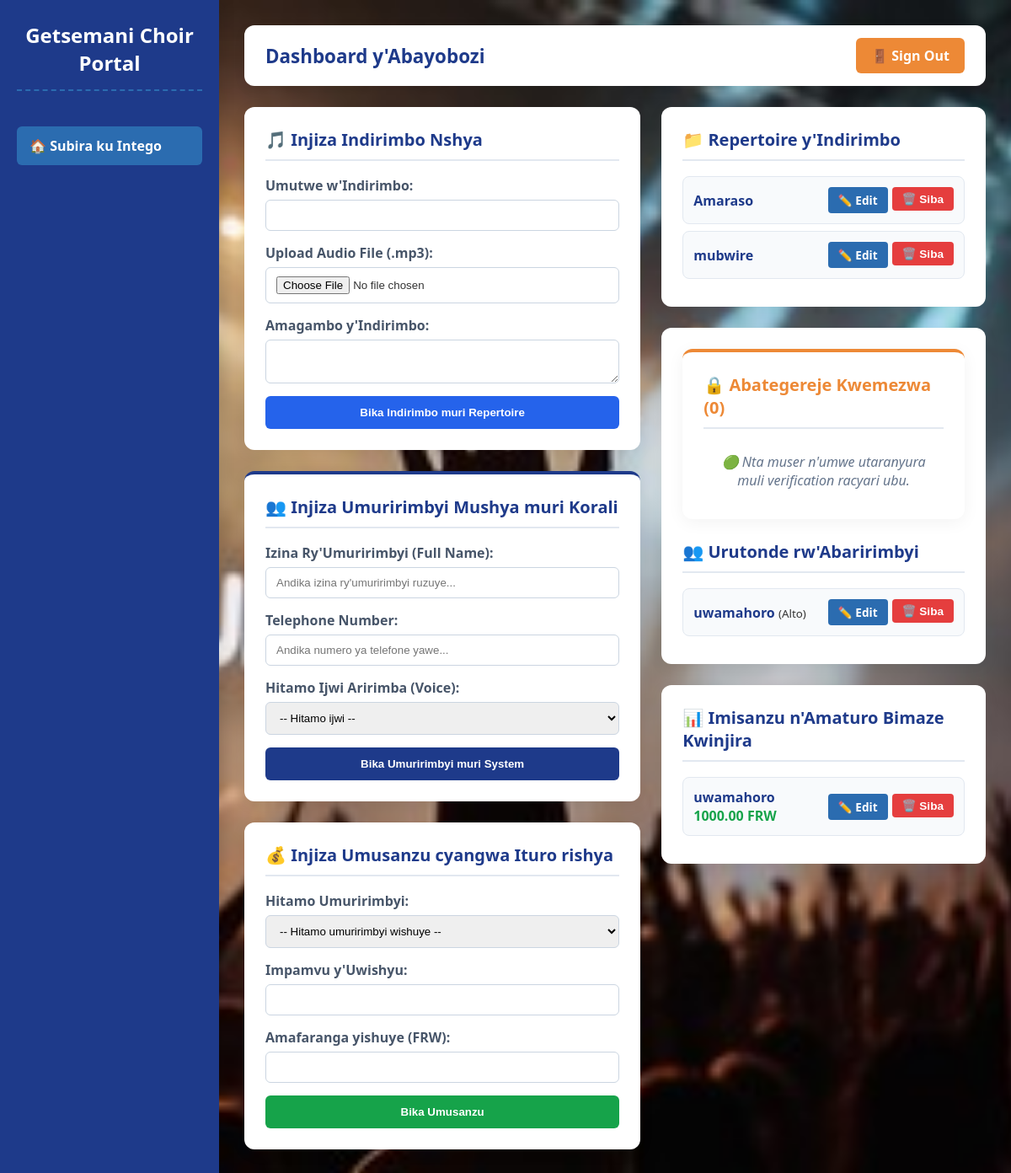
Page /panel/ (signed in) on the earlier database version.
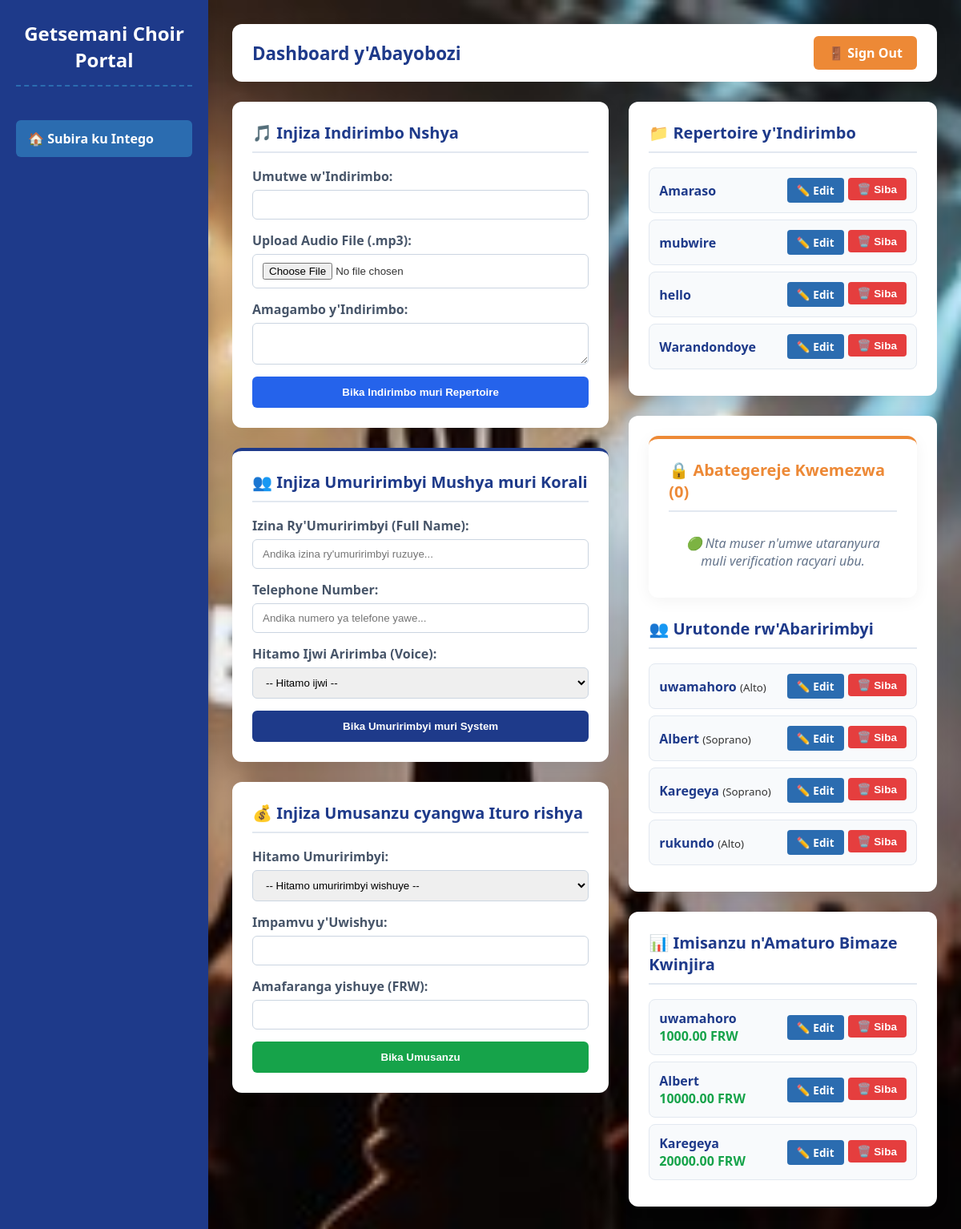
Same page on the later database version.
### choir_app/models.py (models this page shows, shortened)
class Song(models.Model):
    title = models.CharField(max_length=200)
    lyrics = models.TextField()
    audio_file = models.FileField(upload_to='choir_audios/', blank=True, null=True)

class Member(models.Model):
    VOICE_CHOICES = [
        ('Soprano', 'Soprano'),
        ('Alto', 'Alto'),
        ('Tenor', 'Tenor'),
        ('Bass', 'Bass'),
    ]
    name = models.CharField(max_length=200)
    voice = models.CharField(max_length=50, choices=VOICE_CHOICES)
    phone = models.CharField(max_length=20, blank=True, null=True)

class Contribution(models.Model):
    member = models.ForeignKey(Member, on_delete=models.CASCADE)
    purpose = models.CharField(max_length=200)
    amount = models.DecimalField(max_digits=10, decimal_places=2)
    date_paid = models.DateField(auto_now_add=True)

### choir_app/views.py (the view, shortened to what this page needs)
# urls.py: path('panel/', views.dashboard, name='dashboard'),
@login_required(login_url='/login/')
def dashboard(request):
    if request.user.username != 'admin_getsemani' and not request.user.is_superuser:
        logout(request)
        messages.error(request, "Ntabwo mufite uburenganzira bw'Ubuyobozi bwo kureba iyi Panel!")
        return redirect('login')
    members = Member.objects.all()
    songs = Song.objects.all()
    contributions = Contribution.objects.all()
    pending_users = User.objects.filter(is_active=False)
    member_form = MemberForm(request.POST or None)
    contribution_form = ContributionForm(request.POST or None)
    if request.method == 'POST' and 'add_song' in request.POST:
        song_form = SongForm(request.POST, request.FILES)
        if song_form.is_valid():
            song_form.save()
            messages.success(request, "Indirimbo nshya yamaze kwinjira muli Repertoire!")
            return redirect('/panel/')
    else:
        song_form = SongForm()
    context = {
        'members': members,
        'songs': songs,
        'contributions': contributions,
        'member_form': member_form,
        'contribution_form': contribution_form,
        'song_form': song_form,
        'pending_users': pending_users, # Inyunguru nshya isunika abaser bafunze muli HTML
    }
    return render(request, 'choir_app/dashboard_new.html', context)

### choir_app/forms.py
class MemberForm(forms.ModelForm):
    class Meta:
        model = Member
        fields = ['name', 'voice', 'phone'] # Twongeyemo 'phone' ngo ifomu iyinjize muli database

class ContributionForm(forms.ModelForm):
    class Meta:
        model = Contribution
        fields = ['member', 'purpose', 'amount']

### choir_app/templates/choir_app/dashboard_new.html (shortened to what this page needs)
<!DOCTYPE html>
{% load static %}
<html lang="en">
<head>
</head>
<body>
    <div class="sidebar-panel">
        <div class="sidebar-menu">
            <div class="sidebar-title">Getsemani Choir Portal</div>
            <a href="{% url 'index' %}" class="menu-btn">🏠 Subira ku Intego</a>
        </div>
    </div>
    <div class="main-workspace">
        <div class="workspace-header">
            <h2>Dashboard y'Abayobozi</h2>
            <a href="{% url 'logout' %}" class="btn-logout">🚪 Sign Out</a>
        </div>
        <div class="grid-layout">
            <div class="left-forms-column">
                <div class="content-card">
                    <h3>🎵 Injiza Indirimbo Nshya</h3>
                    <form method="POST" enctype="multipart/form-data" class="app-form">
                        <div class="form-row">
                            <label>Umutwe w'Indirimbo:</label>
                            <input type="text" name="title" required>
                        </div>
                        <div class="form-row">
                            <label>Upload Audio File (.mp3):</label>
                            <input type="file" name="audio_file">
                        </div>
                        <div class="form-row">
                            <label>Amagambo y'Indirimbo:</label>
                            <textarea name="lyrics"></textarea>
                        </div>
                        <button type="submit" class="btn-submit-blue">Bika Indirimbo muri Repertoire</button>
                    </form>
                </div>
                     <div class="content-card" style="border-top: 4px solid #1e3a8a;">
                        <h3>👥 Injiza Umuririmbyi Mushya muri Korali</h3>
                        <form method="POST" class="app-form">
                            <div class="form-row">
                                <label>Izina Ry'Umuririmbyi (Full Name):</label>
                                <input type="text" name="name" required placeholder="Andika izina ry'umuririmbyi ruzuye...">
                            </div>
                        <div class="form-row">
                            <label>Telephone Number:</label>
                            <input type="text" name="phone" placeholder="Andika numero ya telefone yawe...">
                        </div>
                            <div class="form-row">
                                <label>Hitamo Ijwi Aririmba (Voice):</label>
                                <select name="voice" required>
                                    <option value="" disabled selected>-- Hitamo ijwi --</option>
                                </select>
                            </div>
                            <button type="submit" class="btn-submit-blue" style="background: #1e3a8a;">Bika Umuririmbyi muri System</button>
                        </form>
                    </div>
                <div class="content-card">
                    <h3>💰 Injiza Umusanzu cyangwa Ituro rishya</h3>
                    <form method="POST" class="app-form">
                        <div class="form-row">
                            <label>Hitamo Umuririmbyi:</label>
                            <select name="member" required>
                                <option value="" disabled selected>-- Hitamo umuririmbyi wishuye --</option>
                            </select>
                        </div>
                        <div class="form-row">
                            <label>Impamvu y'Uwishyu:</label>
                            <input type="text" name="purpose" required>
                        </div>
                        <div class="form-row">
                            <label>Amafaranga yishuye (FRW):</label>
                            <input type="number" name="amount" required>
                        </div>
                        <button type="submit" class="btn-submit-green">Bika Umusanzu</button>
                    </form>
                </div>
            </div>
            <div class="right-tables-column">
                <div class="content-card">
                    <h3>📁 Repertoire y'Indirimbo</h3>
                    {% for song in songs %}
                        <div class="data-item-row">
                            <div>
                                <strong style="color:#1e3a8a;">{{ song.title }}</strong>
                            </div>
                            <div style="display:flex; gap:5px;">
                                <a href="{% url 'edit_song' song.id %}" class="btn-action-edit">✏️ Edit</a>
                                <form action="{% url 'delete_song' song.id %}" method="POST" style="margin:0;">
                                    <button type="submit" class="btn-action-delete">🗑️ Siba</button>
                                </form>
                            </div>
                        </div>
                    {% endfor %}
                </div>
                <div class="content-card">
                <div class="content-card" style="border-top: 4px solid #ed8936; margin-bottom: 25px; background: white; padding: 25px; border-radius: 12px; box-shadow: 0 4px 20px rgba(0,0,0,0.05);">
                    <h3 style="color: #ed8936; margin-top: 0; margin-bottom: 18px; font-size: 1.25em; border-bottom: 2px solid #e2e8f0; padding-bottom: 10px;">🔒 Abategereje Kwemezwa ({{ pending_users.count }})</h3>
                    {% for p_user in pending_users %}
                        <div style="display: flex; justify-content: space-between; align-items: center; padding: 12px; background: #fffbeb; border: 1px solid #fef3c7; border-radius: 8px; margin-bottom: 8px;">
                            <div>
                                <h4 style="margin: 0; color: #b45309; font-size: 1.1em; font-weight: 700;">👤 Username: {{ p_user.username }}</h4>
                                <p style="margin: 4px 0 0 0; color: #64748b; font-size: 0.85em;">Status: 🟡 Tegereje Verification</p>
                            </div>
                            <a href="/verify-user/{{ p_user.id }}/" style="background: #16a34a; color: white; text-decoration: none; padding: 8px 15px; border-radius: 6px; font-size: 0.9em; font-weight: bold; box-shadow: 0 4px 10px rgba(22, 163, 74, 0.25);">✓ Verify User</a>
                        </div>
                    {% empty %}
                        <p style="text-align: center; color: #64748b; font-style: italic; margin: 0; padding: 10px;">🟢 Nta muser n'umwe utaranyura muli verification racyari ubu.</p>
                    {% endfor %}
                </div>
                    <h3>👥 Urutonde rw'Abaririmbyi</h3>
                    {% for member in members %}
                        <div class="data-item-row">
                            <div>
                                <strong style="color:#1e3a8a;">{{ member.name }}</strong> <small>({{ member.voice }})</small>
                            </div>
                                                        <div style="display:flex; gap:5px;">
                                                            <a href="{% url 'edit_member' member.id %}" class="btn-action-edit" style="background: #2b6cb0; color: white; text-decoration: none; padding: 6px 12px; border-radius: 4px; font-size: 0.85em; font-weight: bold;">✏️ Edit</a>
                                                            <form action="{% url 'delete_member' member.id %}" method="POST" style="margin:0;">
                                                                <button type="submit" class="btn-action-delete" style="background: #e53e3e; color: white; border: none; padding: 6px 12px; border-radius: 4px; font-size: 0.85em; font-weight: bold; cursor: pointer;">🗑️ Siba</button>
                                                            </form>
                                                        </div>
                        </div>
                    {% endfor %}
                </div>
                <div class="content-card">
                    <h3>📊 Imisanzu n'Amaturo Bimaze Kwinjira</h3>
                    {% for contribution in contributions %}
                        <div class="data-item-row">
                            <div>
                                <strong style="color:#1e3a8a;">{{ contribution.member.name }}</strong>
                                <br><span style="color:#16a34a; font-weight:bold;">{{ contribution.amount }} FRW</span>
                            </div>
                                                        <div style="display:flex; gap:5px;">
                                <a href="/edit-contribution/{{ contribution.id }}/" class="btn-action-edit" style="background: #2b6cb0; color: white; text-decoration: none; padding: 6px 12px; border-radius: 4px; font-size: 0.85em; font-weight: bold; display: inline-block;">✏️ Edit</a>
                                                            <form action="{% url 'delete_contribution' contribution.id %}" method="POST" style="margin:0;">
                                                                <button type="submit" class="btn-action-delete" style="background: #e53e3e; color: white; border: none; padding: 6px 12px; border-radius: 4px; font-size: 0.85em; font-weight: bold; cursor: pointer;">🗑️ Siba</button>
                                                            </form>
                                                        </div>
                        </div>
                    {% endfor %}
                </div>
            </div>
        </div>
    </div>
</body>
</html>

Differences in the rows shown:
added Song: title "hello"
added Song: title "Warandondoye"
added Member: name "Albert", voice "Soprano"
added Member: name "Karegeya", voice "Soprano"
added Member: name "rukundo", voice "Alto"
added Contribution: member.name "Albert", amount "10000.00"
added Contribution: member.name "Karegeya", amount "20000.00"
